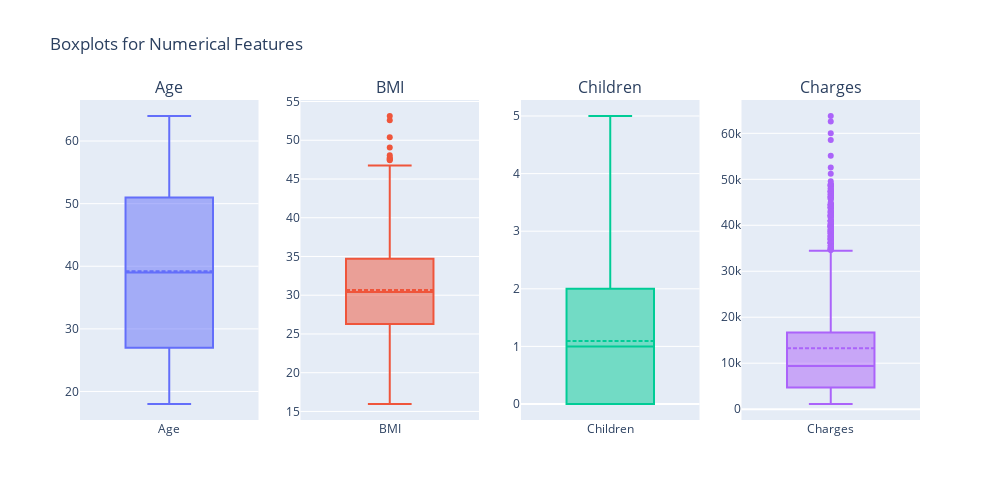

Notebook code cell kept with this figure:
### Markdown cell above
## 5.2 Check Outliers <a id=4.2></a>

### Code cell
import plotly.graph_objects as go
from plotly.subplots import make_subplots

fig = make_subplots(rows=1, cols=4, subplot_titles=("Age", "BMI", "Children", "Charges"))

fig.add_trace(go.Box(y=df_encoded["age"], name="Age", boxmean=True), row=1, col=1)

fig.add_trace(go.Box(y=df_encoded["bmi"], name="BMI", boxmean=True), row=1, col=2)

fig.add_trace(go.Box(y=df_encoded["children"], name="Children", boxmean=True), row=1, col=3)

fig.add_trace(go.Box(y=df_encoded["charges"], name="Charges", boxmean=True), row=1, col=4)

fig.update_layout(
    height=500, width=1000,
    title_text="Boxplots for Numerical Features",
    showlegend=False
)

fig.show()

### Figure 1 — Plotly figure (JSON) as saved in the notebook; plotly's stock layout.template omitted (floating-point values rounded to 4 significant figures; data arrays with more than 128 entries replaced by an {"elided": "..."} marker saying what was removed)
{"data": [{"boxmean": true, "name": "Age", "type": "box", "xaxis": "x", "y": {"elided": "1338 int values"}, "yaxis": "y"}, {"boxmean": true, "name": "BMI", "type": "box", "xaxis": "x2", "y": {"elided": "1338 float values"}, "yaxis": "y2"}, {"boxmean": true, "name": "Children", "type": "box", "xaxis": "x3", "y": {"elided": "1338 int values"}, "yaxis": "y3"}, {"boxmean": true, "name": "Charges", "type": "box", "xaxis": "x4", "y": {"elided": "1338 float values"}, "yaxis": "y4"}], "layout": {"annotations": [{"font": {"size": 16}, "showarrow": false, "text": "Age", "x": 0.1062, "xanchor": "center", "xref": "paper", "y": 1, "yanchor": "bottom", "yref": "paper"}, {"font": {"size": 16}, "showarrow": false, "text": "BMI", "x": 0.3688, "xanchor": "center", "xref": "paper", "y": 1, "yanchor": "bottom", "yref": "paper"}, {"font": {"size": 16}, "showarrow": false, "text": "Children", "x": 0.6313, "xanchor": "center", "xref": "paper", "y": 1, "yanchor": "bottom", "yref": "paper"}, {"font": {"size": 16}, "showarrow": false, "text": "Charges", "x": 0.8938, "xanchor": "center", "xref": "paper", "y": 1, "yanchor": "bottom", "yref": "paper"}], "height": 500, "showlegend": false, "title": {"text": "Boxplots for Numerical Features"}, "width": 1000, "xaxis": {"anchor": "y", "domain": [0, 0.2125]}, "xaxis2": {"anchor": "y2", "domain": [0.2625, 0.475]}, "xaxis3": {"anchor": "y3", "domain": [0.525, 0.7375]}, "xaxis4": {"anchor": "y4", "domain": [0.7875, 1]}, "yaxis": {"anchor": "x", "domain": [0, 1]}, "yaxis2": {"anchor": "x2", "domain": [0, 1]}, "yaxis3": {"anchor": "x3", "domain": [0, 1]}, "yaxis4": {"anchor": "x4", "domain": [0, 1]}}}
